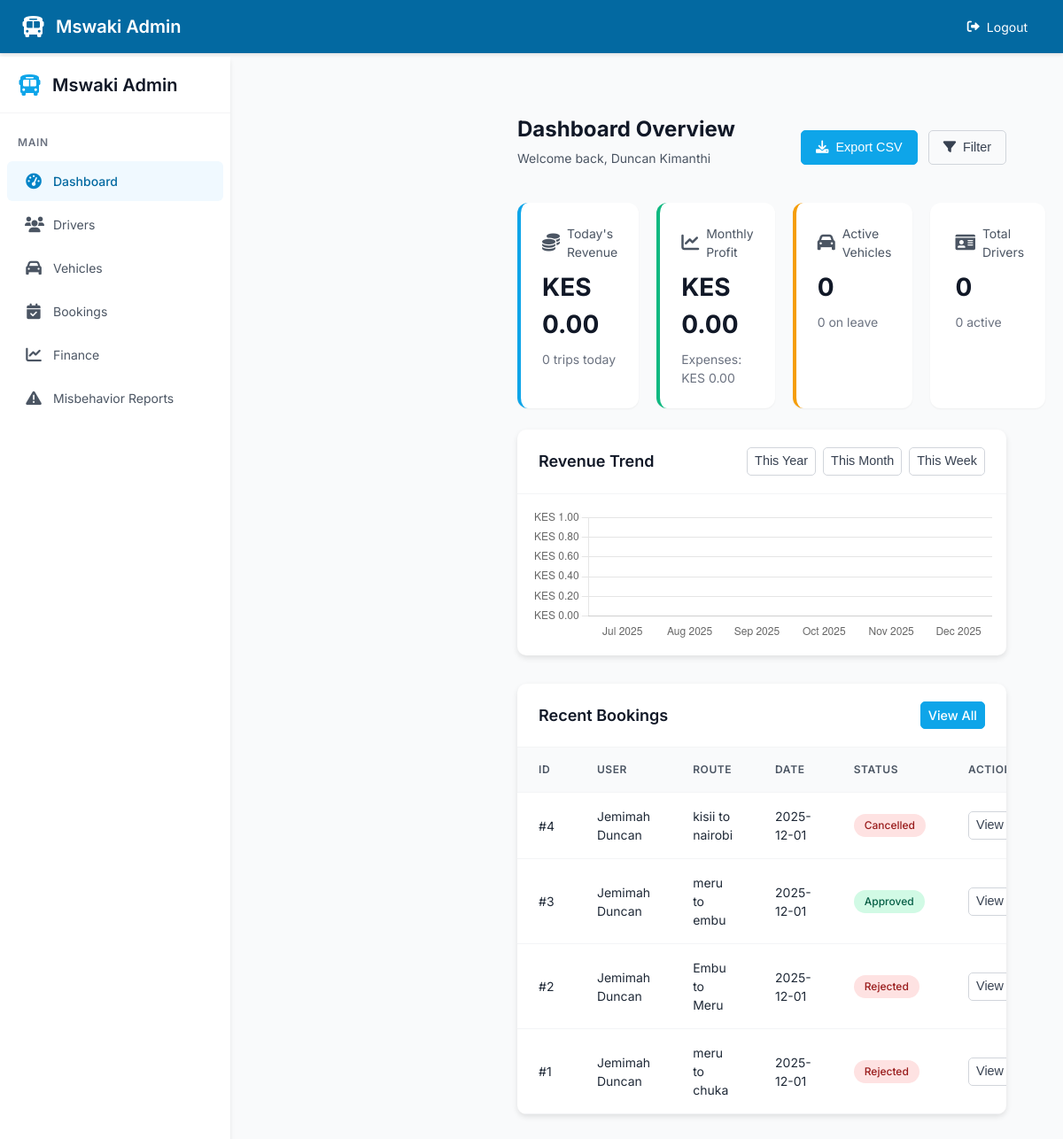
The app's page /admin/dashboard (signed in) with its own data.
### mswaki/models.py (models this page shows, shortened)
class User(db.Model, UserMixin):
    id = db.Column(db.Integer, primary_key=True)
    name = db.Column(db.String(100), nullable=False)
    email = db.Column(db.String(120), unique=True, nullable=False)
    password = db.Column(db.String(200), nullable=False)
    role = db.Column(db.String(20), nullable=False)
    rating = db.Column(db.Float, default=0.0)
    status = db.Column(db.String(10), default='active')

class Booking(db.Model):
    id = db.Column(db.Integer, primary_key=True)
    user_id = db.Column(db.Integer, db.ForeignKey('user.id'), nullable=False)
    seats = db.Column(db.Integer, nullable=False)
    pickup = db.Column(db.String(100), nullable=False)
    destination = db.Column(db.String(100), nullable=False)
    route = db.Column(db.String(100))  # optional
    reason = db.Column(db.String(200))
    status = db.Column(db.String(50), default="Pending")
    booking_date = db.Column(db.DateTime)  # when the ride is requested
    travel_date = db.Column(db.Date)       # new: day of travel
    travel_time = db.Column(db.Time)       # new: time of travel
    created_at = db.Column(db.DateTime, default=datetime.utcnow)
    rejection_reason = db.Column(db.String(200))
    user = db.relationship("User", backref="bookings")

### mswaki/routes.py (the view)
@routes.route("/admin/dashboard")
@role_required("admin")
def admin_dashboard():
    today = date.today()
    first_day = today.replace(day=1)
    last_day = (first_day + relativedelta(months=1)) - timedelta(days=1)
    today_data = DailyCollection.query.filter_by(date=today).all()
    today_revenue = sum(x.amount for x in today_data)
    today_trips = sum(x.trips for x in today_data)
    monthly_revenue = float(
        db.session.query(func.coalesce(func.sum(DailyCollection.amount), 0.0))
        .filter(DailyCollection.date.between(first_day, last_day))
        .scalar()
    )
    monthly_expenses = float(
        db.session.query(func.coalesce(func.sum(Expense.amount), 0.0))
        .filter(Expense.date.between(first_day, last_day))
        .scalar()
    )
    month_profit = monthly_revenue - monthly_expenses
    active_vehicles = Vehicle.query.filter_by(status="available").count()
    vehicles_on_leave = (
        db.session.query(Vehicle)
        .join(User, User.id == Vehicle.driver_id)
        .join(LeaveRequest, LeaveRequest.driver_id == User.id)
        .filter(
            LeaveRequest.status == "approved",
            LeaveRequest.start_date <= today,
            LeaveRequest.end_date >= today,
        )
        .distinct()
        .count()
    )
    pending_leaves = LeaveRequest.query.filter_by(status="pending").count()
    total_drivers = User.query.filter_by(role="driver").count()
    active_drivers = User.query.filter(
        User.role == "driver",
        func.lower(User.status) == "active"
    ).count()
    revenue_data = []
    months = []
    for i in range(5, -1, -1):
        month_start = first_day - relativedelta(months=i)
        month_end = (month_start + relativedelta(months=1)) - timedelta(days=1)
        month_rev = float(
            db.session.query(func.coalesce(func.sum(DailyCollection.amount), 0.0))
            .filter(DailyCollection.date.between(month_start, month_end))
            .scalar()
        )
        revenue_data.append(month_rev)
        months.append(month_start.strftime("%b %Y"))
    bookings = Booking.query.order_by(Booking.created_at.desc()).limit(10).all()
    booking_list = [
        {
            "id": b.id,
            "user_name": b.user.name if b.user else "N/A",
            "route": b.route or f"{b.pickup} to {b.destination}",
            "date": b.booking_date.strftime("%Y-%m-%d") if b.booking_date else b.created_at.strftime("%Y-%m-%d"),
            "status": b.status or "N/A",
        }
        for b in bookings
    ]
    stats = {
        "today_revenue": today_revenue,
        "today_trips": today_trips,
        "month_revenue": monthly_revenue,
        "month_expenses": monthly_expenses,
        "month_profit": month_profit,
        "active_vehicles": active_vehicles,
        "vehicles_on_leave": vehicles_on_leave,
        "pending_leaves": pending_leaves,
        "total_drivers": total_drivers,
        "active_drivers": active_drivers,
        "revenue_labels": months,
        "revenue_data": revenue_data,
    }
    return render_template("admin_dashboard.html", stats=stats, bookings=booking_list)

### mswaki/routes.py (called while the page is built, shortened)
def role_required(role):
    def decorator(f):
        @wraps(f)
        def decorated_function(*args, **kwargs):
            if not current_user.is_authenticated:
                flash("Please log in first.", "warning")
                return redirect(url_for("routes.login"))
            return f(*args, **kwargs)
        return decorated_function
    return decorator

### mswaki/templates/admin_dashboard.html (shortened to what this page needs)
{% extends "admin_base.html" %}
{% block content %}
<main class="main-content">
  <header class="admin-header">
    <div>
      <h1 class="page-title">Dashboard Overview</h1>
      <p class="text-gray-600">Welcome back, {{ current_user.name or 'Admin' }}</p>
    </div>
    <div class="admin-actions">
      <button id="export-csv" class="btn btn-primary" onclick="window.location.href='{{ url_for('routes.export_csv') }}'">
        <i class="fas fa-download"></i> Export CSV
      </button>
      <button id="filter-data" class="btn btn-outline">
        <i class="fas fa-filter"></i> Filter
      </button>
    </div>
  </header>
  <div class="stats-grid">
    <div class="stat-card primary">
      <div class="stat-label">
        <i class="fas fa-coins"></i> Today's Revenue
      </div>
      <div class="stat-value">KES {{ "%0.2f"|format(stats.today_revenue|float) }}</div>
      <div class="stat-extra">{{ stats.today_trips }} trips today</div>
    </div>
    <div class="stat-card success">
      <div class="stat-label">
        <i class="fas fa-chart-line"></i> Monthly Profit
      </div>
     <div class="stat-value">KES {{ "%0.2f"|format(stats.month_profit|float) }}</div>
<div class="stat-extra">Expenses: KES {{ "%0.2f"|format(stats.month_expenses|float) }}</div>
    </div>
    <div class="stat-card warning">
      <div class="stat-label">
        <i class="fas fa-car"></i> Active Vehicles
      </div>
      <div class="stat-value">{{ stats.active_vehicles }}</div>
      <div class="stat-extra">{{ stats.vehicles_on_leave }} on leave</div>
    </div>
    <div class="stat-card info">
      <div class="stat-label">
        <i class="fas fa-id-card"></i> Total Drivers
      </div>
      <div class="stat-value">{{ stats.total_drivers }}</div>
      <div class="stat-extra">{{ stats.active_drivers }} active</div>
    </div>
  </div>
  <div class="card">
    <div class="card-header">
      <h2 class="card-title">Revenue Trend</h2>
      <div class="card-actions">
        <button class="btn btn-sm btn-outline period-btn" data-period="year">This Year</button>
        <button class="btn btn-sm btn-outline active period-btn" data-period="month">This Month</button>
        <button class="btn btn-sm btn-outline period-btn" data-period="week">This Week</button>
      </div>
    </div>
    <div class="p-4">
      <div class="chart-container">
        <canvas id="revenue-chart"></canvas>
      </div>
    </div>
  </div>
  <div class="card">
    <div class="card-header">
      <h2 class="card-title">Recent Bookings</h2>
      <div class="card-actions">
        <a href="{{ url_for('routes.admin_bookings') }}" class="btn btn-sm btn-primary">View All</a>
      </div>
    </div>
    <div class="table-container">
      <table>
        <thead>
          <tr>
            <th>ID</th>
            <th>User</th>
            <th>Route</th>
            <th>Date</th>
            <th>Status</th>
            <th>Actions</th>
          </tr>
        </thead>
        <tbody>
          {% for b in bookings %}
          <tr>
            <td>#{{ b.id }}</td>
            <td>{{ b.user_name }}</td>
            <td>{{ b.route }}</td>
            <td>{{ b.date }}</td>
            <td>
              <span class="status-badge status-{{ b.status|lower|replace(' ', '-') }}">
                {{ b.status }}
              </span>
            </td>
            <td>
              <button class="btn btn-sm btn-outline view-booking" data-booking-id="{{ b.id }}">View</button>
            </td>
          </tr>
          {% else %}
          <tr>
            <td colspan="6" class="text-center py-4 text-gray-500">No recent bookings found</td>
          </tr>
          {% endfor %}
        </tbody>
      </table>
    </div>
  </div>
</main>
{% endblock %}
{% block scripts %}
<script>
document.addEventListener('DOMContentLoaded', function() {
    // Chart.js data from backend
    const revenueLabels = {{ stats.revenue_labels | safe }};
    const revenueData = {{ stats.revenue_data | safe }};
    const ctx = document.getElementById('revenue-chart').getContext('2d');
    new Chart(ctx, {
        type: 'bar',
        data: {
            labels: revenueLabels,
            datasets: [{
                label: 'Monthly Revenue (KES)',
                data: revenueData,
                backgroundColor: 'rgba(59, 130, 246, 0.7)',
                borderColor: 'rgba(59, 130, 246, 1)',
                borderWidth: 1,
                borderRadius: 4
            }]
        },
        options: {
            responsive: true,
            maintainAspectRatio: false,
            scales: {
                y: {
                    beginAtZero: true,
                    ticks: {
                        callback: function(value) {
                            return 'KES ' + value.toLocaleString(undefined, {minimumFractionDigits: 2, maximumFractionDigits: 2});
                        }
                    }
                },
                x: { grid: { display: false } }
            },
            plugins: {
                legend: { display: false },
                tooltip: {
                    callbacks: {
                        label: function(context) {
                            return 'KES ' + context.raw.toLocaleString(undefined, {minimumFractionDigits: 2, maximumFractionDigits: 2});
                        }
                    }
                }
            }
        }
    });
    // Handle view booking button clicks
    document.querySelectorAll('.view-booking').forEach(btn => {
        btn.addEventListener('click', function() {
            const bookingId = this.dataset.bookingId;
            if (bookingId) {
                window.location.href = `/admin/bookings/${bookingId}`;
            }
        });
    });
    // Export CSV
    const exportCsvBtn = document.getElementById('export-csv');
    if (exportCsvBtn) {
        exportCsvBtn.addEventListener('click', function() { console.log('Exporting CSV...'); });
    }
    // Filter button
    const filterBtn = document.getElementById('filter-data');
    if (filterBtn) {
        filterBtn.addEventListener('click', function() { alert('Filter functionality will be implemented here'); });
    }
});
</script>
{% endblock %}

### records on screen
User: name "Duncan Kimanthi"
User: user_name "Jemimah Duncan" "Jemimah Duncan" "Jemimah Duncan" "Jemimah Duncan"
Booking: status "Cancelled"
Booking: status "Approved"
Booking: status "Rejected"
Booking: status "Rejected"

### other values on screen
{{ "%0.2f"|format(stats.today_revenue|float) }} "0.00"
{{ stats.today_trips }} "0"
{{ "%0.2f"|format(stats.month_profit|float) }} "0.00"
{{ "%0.2f"|format(stats.month_expenses|float) }} "0.00"
{{ stats.active_vehicles }} "0"
{{ stats.vehicles_on_leave }} "0"
{{ stats.total_drivers }} "0"
{{ stats.active_drivers }} "0"
{{ b.id }} "4" "3" "2" "1"
{{ b.route }} "kisii to nairobi" "meru to embu" "Embu to Meru" "meru to chuka"
{{ b.date }} "2025-12-01" "2025-12-01" "2025-12-01" "2025-12-01"
chart data {{ stats.revenue_data | safe }} [0.0, 0.0, 0.0, 0.0, 0.0, 0.0]
